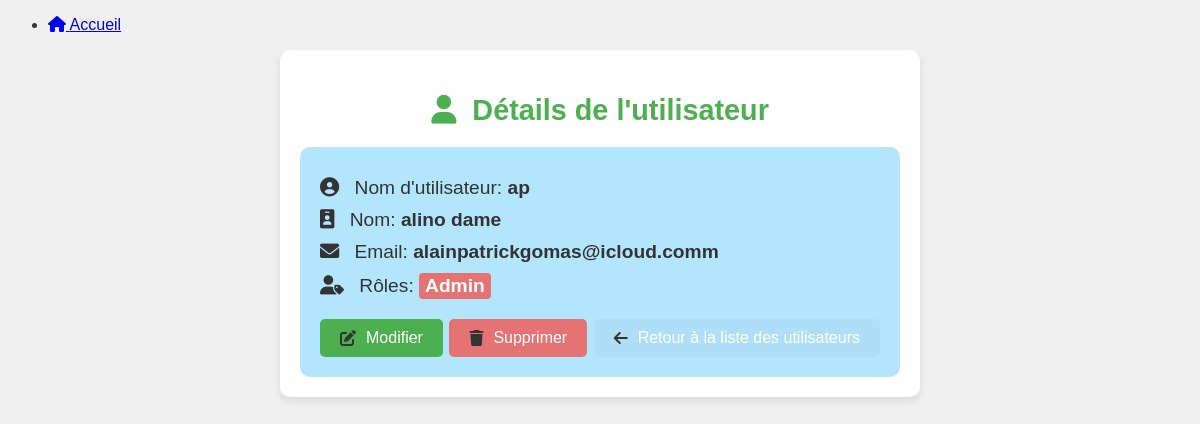
Page /user_details/1/ (signed in) on the committed database.
### Ecomed/models.py (models this page shows, shortened)
class CustomUser(AbstractUser):
    is_manager = models.BooleanField(default=False)
    is_client = models.BooleanField(default=False)
    is_admin = models.BooleanField(default=False)
    email = models.EmailField(unique=True)
    first_name = models.CharField(max_length=30)
    last_name = models.CharField(max_length=30)
    code = models.CharField(max_length=100, blank=True, null=True)
    date_joined = models.DateTimeField(null=True, blank=True, auto_now_add=True)

### Ecomed/views.py (the view)
# urls.py: path('user_details/<int:user_id>/', user_details_view, name='user_details'),
@login_required
@user_passes_test(lambda u: u.is_admin)
def user_details_view(request, user_id):
    user = get_object_or_404(User, id=user_id)
    return render(request, 'Ecomed/user_details.html', {'user': user})

### Ecomed/templates/Ecomed/user_details.html (shortened to what this page needs)
{% extends 'Ecomed/base.html' %}
{% load static %}
{% block content %}
<link rel="stylesheet" type="text/css" href="{% static 'ecomed_user_details.css' %}">
<div class="user-details-container">
    <h2><i class="fas fa-user icon"></i> Détails de l'utilisateur</h2>
    <div class="user-details-card">
        <p><i class="fas fa-user-circle icon"></i> Nom d'utilisateur: <strong>{{ user.username }}</strong></p>
        <p><i class="fas fa-id-badge icon"></i> Nom: <strong>{{ user.first_name }} {{ user.last_name }}</strong></p>
        <p><i class="fas fa-envelope icon"></i> Email: <strong>{{ user.email }}</strong></p>
        <p><i class="fas fa-user-tag icon"></i> Rôles:
            <strong>
                {% if user.is_admin %}<span class="role role-admin">Admin</span>{% endif %}
            </strong>
        </p>
        <div class="action-buttons">
            <a href="{% url 'edit_user' user.id %}" class="btn edit-btn"><i class="fas fa-edit icon"></i> Modifier</a>
            <a href="{% url 'delete_user' user.id %}" class="btn delete-btn"><i class="fas fa-trash icon"></i> Supprimer</a>
            <a href="{% url 'users_list' %}" class="btn back-btn"><i class="fas fa-arrow-left icon"></i> Retour à la liste des utilisateurs</a>
        </div>
    </div>
</div>
{% endblock %}

### Ecomed/static/ecomed_user_details.css (style rules this page uses)
:root { --vert-calme: #4CAF50; --rouge-clair: #E57373; --bleu-clair: #AEDFF7; --bleu-doux: #B3E5FC; --noir: #000000; --gris-foncé: #333333; --gris-clair: #F0F0F0; --blanc-pur: #FFFFFF; }
body { font-family: Arial, sans-serif; background-color: var(--gris-clair); color: var(--gris-foncé); }
.user-details-container { max-width: 600px; margin: auto; padding: 20px; background-color: var(--blanc-pur); border-radius: 10px; box-shadow: 0px 4px 8px rgba(0, 0, 0, 0.1); }
h2 { color: var(--vert-calme); text-align: center; margin-bottom: 20px; font-size: 1.8em; }
.user-details-card { background-color: var(--bleu-doux); padding: 20px; border-radius: 10px; }
.user-details-card p { font-size: 1.2em; margin: 10px 0; }
.user-details-card .icon { margin-right: 10px; color: var(--gris-foncé); }
.role { display: inline-block; padding: 2px 6px; border-radius: 4px; color: var(--blanc-pur); }
.role-admin { background-color: var(--rouge-clair); }
.action-buttons { display: flex; justify-content: space-between; margin-top: 20px; }
.btn { padding: 10px 20px; text-align: center; border-radius: 5px; color: var(--blanc-pur); text-decoration: none; transition: background-color 0.3s ease; display: inline-flex; align-items: center; }
.edit-btn { background-color: var(--vert-calme); }
.delete-btn { background-color: var(--rouge-clair); }
.back-btn { background-color: var(--bleu-clair); }
.icon { margin-right: 8px; }

### rows in the picture
CustomUser: username "ap", first_name "alino", last_name "dame", email "alainpatrickgomas@icloud.comm"
